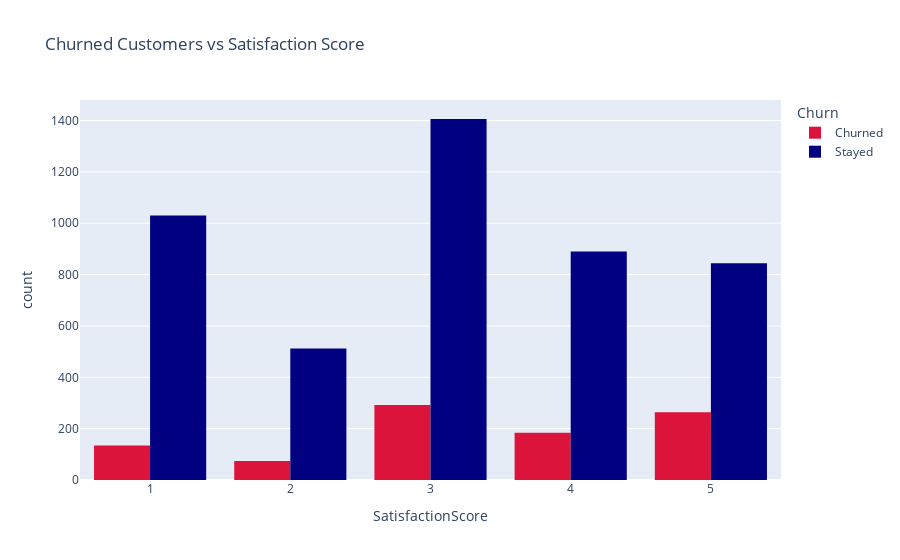

Source (notebook cell):
### Code cell
a=px.histogram(ecomerce_df,x="SatisfactionScore",color="Churn",barmode="group",color_discrete_map={0:"navy",1:"crimson"},title="Churned Customers vs Satisfaction Score")
for trace in a.data:
    if trace.name == "1":
        trace.name="Churned"
    else:
        trace.name="Stayed"
a.update_layout(
    
)
a.show()

### Figure 1 — Plotly figure (JSON) as saved in the notebook; plotly's stock layout.template omitted (floating-point values rounded to 4 significant figures; data arrays with more than 128 entries replaced by an {"elided": "..."} marker saying what was removed)
{"data": [{"alignmentgroup": "True", "bingroup": "x", "hovertemplate": "Churn=1<br>SatisfactionScore=%{x}<br>count=%{y}<extra></extra>", "legendgroup": "1", "marker": {"color": "crimson", "pattern": {"shape": ""}}, "name": "Churned", "offsetgroup": "1", "orientation": "v", "showlegend": true, "type": "histogram", "x": {"elided": "948 int values"}, "xaxis": "x", "yaxis": "y"}, {"alignmentgroup": "True", "bingroup": "x", "hovertemplate": "Churn=0<br>SatisfactionScore=%{x}<br>count=%{y}<extra></extra>", "legendgroup": "0", "marker": {"color": "navy", "pattern": {"shape": ""}}, "name": "Stayed", "offsetgroup": "0", "orientation": "v", "showlegend": true, "type": "histogram", "x": {"elided": "4682 int values"}, "xaxis": "x", "yaxis": "y"}], "layout": {"barmode": "group", "legend": {"title": {"text": "Churn"}, "tracegroupgap": 0}, "title": {"text": "Churned Customers vs Satisfaction Score"}, "xaxis": {"anchor": "y", "domain": [0, 1], "title": {"text": "SatisfactionScore"}}, "yaxis": {"anchor": "x", "domain": [0, 1], "title": {"text": "count"}}}}
